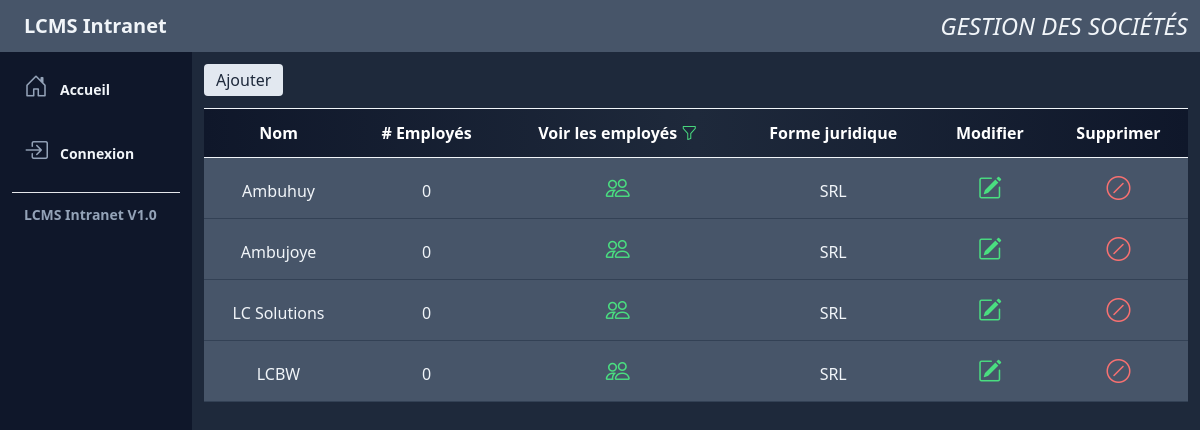
Screenshot of /employees/companies with the database file from the repository.
### employees/models.py (models this page shows, shortened)
class Companies(models.Model):
    name = models.CharField(max_length=40, verbose_name="Nom")
    legal_form = models.CharField(max_length=10, verbose_name="Forme juridique")
    class Meta:
        ordering = ('name',)
        verbose_name_plural = 'Companies'

### employees/views.py (the view)
# urls.py: path('companies', views.companies, name='companies'),
def companies(request):
    employees = Employees.objects.all()
    companies = Companies.objects.all()
    return render(request, 'employees/companies.html', {
        'employees': employees,
        'companies': companies
    })

### employees/templatetags/companytags.py (called while the page is built)
@register.filter
def countEmployeesInCompany(employees, company):
    return employees.filter(company=company).count()

### employees/templates/employees/companies.html (shortened to what this page needs)
{% extends 'core/base.html' %}
{% load companytags %}
{% block big_title %}
    Gestion des sociétés
{% endblock %}
{% block content %}
<div class="m-3">
  <nav class="mb-3">
    <div class="flex flex-row w-full space-x-3">
        <a href="{% url 'employees:new_company' %}" class="py-1 px-3 bg-slate-200 hover:bg-slate-400 transition duration-200 text-slate-800 rounded">Ajouter</a>
    </div>
  </nav>
  <div class="table w-full">
    <div class="table-header-group">
      <div class="table-row bg-gradient-to-r from-slate-900 via-slate-800 to-slate-900 text-center">
        <div class="table-cell p-3 text-white font-semibold border-t border-b border-slate-100">Nom</div>
        <div class="table-cell p-3 text-white font-semibold border-t border-b border-slate-100"># Employés</div>
        <div class="table-cell p-3 text-white font-semibold border-t border-b border-slate-100">Voir les employés
          <span><i class="bi-funnel text-green-400" style="font-size: 16px;"></i></span>
        </div>
        <div class="table-cell p-3 text-white font-semibold border-t border-b border-slate-100">Forme juridique</div>
        <div class="table-cell p-3 text-white font-semibold border-t border-b border-slate-100">Modifier</div>
        <div class="table-cell p-3 text-white font-semibold border-t border-b border-slate-100">Supprimer</div>
      </div>
    </div>
    <div class="table-row-group ">
      {% for company in companies %}
        <div class="table-row bg-slate-600 hover:bg-slate-500 text-center">
          <div class="table-cell p-3 text-slate-100 border-b border-slate-700">{{ company.name }}</div>
          <div class="table-cell p-3 text-slate-100 border-b border-slate-700">
            {{ employees|countEmployeesInCompany:company.id }}
          </div>
          <div class="table-cell p-3 text-slate-100 border-b border-slate-700">
            <button hx-push-url="true" hx-target='#mainContent' hx-swap="outerHTML" hx-get="{% url 'employees:employees_on_company_filtered' company.id %}">
              <i class="bi-people text-green-400" style="font-size: 24px;"></i>
            </button>
          </div>
          <div class="table-cell p-3 text-slate-100 border-b border-slate-700">{{ company.legal_form }}</div>
          <div class="table-cell p-3 align-middle text-slate-100 text-center border-b border-slate-700">
            <button hx-headers='{"X-CSRFToken": "{{ csrf_token }}"}' hx-push-url="true" hx-target='#mainContent' hx-swap="outerHTML" hx-post="{% url 'employees:edit_company' company.id %}">
            <i class="bi-pencil-square text-green-400" style="font-size: 24px;"></i></button>
          </div>
          <div class="table-cell p-3 align-middle text-slate-100 text-center border-b border-slate-700 ">
            <a href="{% url 'employees:delete_company' company.id %}"><i class="bi-slash-circle text-red-400" style="font-size: 24px;"></i></a>
          </div>
        </div>
      {% endfor %}
    </div>
  </div>
</div>
{% endblock %}

### core/templates/core/base.html (shortened to what this page needs)
{% load static %}
<!DOCTYPE html>
<html lang="en">
<head>
    <script src="https://cdn.tailwindcss.com"></script>
    <link rel="stylesheet" href="https://cdn.jsdelivr.net/npm/bootstrap-icons@1.7.2/font/bootstrap-icons.css">
</head>
<body class="bg-slate-800">
    <div class="relative flex">
        <div class="w-48 bg-slate-900 text-slate-100 space-y-3 fixed top-0 left-0 min-h-screen">
            <div class="px-6 py-3 text-left bg-slate-600">
                <a href="/" class="text-xl font-semibold">LCMS Intranet</a>
            </div>
            <nav class="px-3 space-y-3">
                <div class="flex px-3 py-1 text-middle hover:bg-gray-700 rounded transition duration-200">
                    <i class="align-middle bi-house-door text-slate-400" style="font-size: 24px;"></i>
                    <a href="{% url 'core:index' %}" class="block p-3 text-sm font-semibold hover:bg-gray-700 rounded transition duration-200">Accueil</a>
                </div>
                {% if request.user.is_authenticated %}
                    <div class="flex px-3 py-1 text-middle hover:bg-gray-700 rounded transition duration-200">
                        <i class="bi-kanban text-slate-400" style="font-size: 24px;"></i>
                        <a href="{% url 'dashboard' %}" class="block p-3 text-sm font-semibold hover:bg-gray-700 rounded transition duration-200">Tableau de bord</a>
                    </div>
                    <div class="flex px-3 py-1 text-middle hover:bg-gray-700 rounded transition duration-200">
                        <i class="bi-people text-slate-400" style="font-size: 24px;"></i>
                        <button class="block p-3 text-sm font-semibold hover:bg-gray-700 rounded transition duration-200" hx-push-url="true" hx-get="{% url 'employees:index' %}" hx-target="#mainContent" hx-swap="outerHTML">Personnel</button>
                    </div>
                    <div class="flex px-3 py-1 text-middle hover:bg-gray-700 rounded transition duration-200">
                        <i class="bi-people text-slate-400" style="font-size: 24px;"></i>
                        <button class="block p-3 text-sm font-semibold hover:bg-gray-700 rounded transition duration-200" hx-push-url="true" hx-get="{% url 'employees:companies' %}" hx-target="#mainContent" hx-swap="outerHTML">Sociétés</button>
                    </div>
                    <div class="flex px-3 py-1 text-middle hover:bg-gray-700 rounded transition duration-200">
                        <i class="bi-files text-slate-400" style="font-size: 24px;"></i>
                        <button class="block p-3 text-sm font-semibold hover:bg-gray-700 rounded transition duration-200" hx-push-url="true" hx-get="{% url 'gesdoc:index' %}" hx-target="#mainContent" hx-swap="outerHTML">Gestion documentaire</button>
                    </div>
                    <hr>
                    {% if request.user.is_staff %}
                        <div class="flex px-3 py-1 text-middle hover:bg-gray-700 rounded transition duration-200">
                            <i class="bi-pencil-square text-slate-400" style="font-size: 24px;"></i>
                            <a href="{% url 'core:signup' %}" class="block p-3 text-sm font-semibold hover:bg-gray-700 rounded transition duration-200">Création utilisateur</a>
                        </div>
                        <hr>
                {% endif %}
                    <div class="flex px-3 py-1 text-middle hover:bg-gray-700 rounded transition duration-200">
                        <i class="bi-door-open text-slate-400" style="font-size: 24px;"></i>
                        <a href="{% url 'core:logout' %}" class="block p-3 text-sm font-semibold hover:bg-gray-700 rounded transition duration-200">Déconnexion</a>
                    </div>
                {% else %}
                    <div class="flex px-3 py-1 text-middle hover:bg-gray-700 rounded transition duration-200">
                        <i class="bi-box-arrow-in-right text-slate-400" style="font-size: 24px;"></i>
                        <a href="{% url 'core:login' %}" class="block p-3 text-sm font-semibold hover:bg-gray-700 rounded transition duration-200">Connexion</a>
                    </div>
                {% endif %}
                <hr>
                <div class="px-3 text-left">
                    <h3 class="text-sm text-slate-400 font-semibold">LCMS Intranet V1.0</h3>
                </div>
            </nav>
        </div>
    </div>
    <div id="mainContent" class="ml-48 flex-1 bg-slate-800">
        <div class="w-full p-2.5 pr-3 bg-slate-600 text-slate-100 text-2xl text-right uppercase italic">
            {% block big_title %}
            {% endblock %}
        </div>
        <div>
            {% block content %}
            {% endblock %}
        </div>
    </div>
</body>
</html>

### rows the page displays
Companies: name "Ambuhuy", id "0", legal_form "SRL"
Companies: name "Ambujoye", id "0", legal_form "SRL"
Companies: name "LC Solutions", id "0", legal_form "SRL"
Companies: name "LCBW", id "0", legal_form "SRL"
